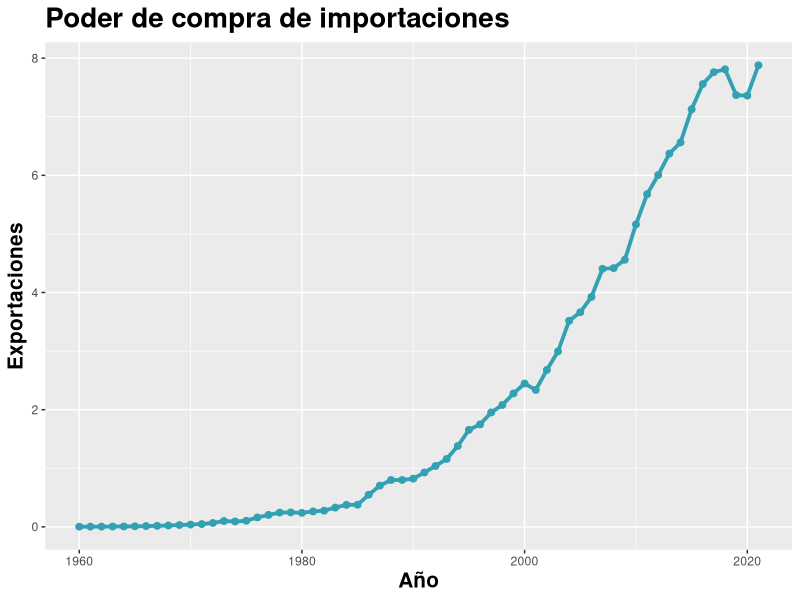
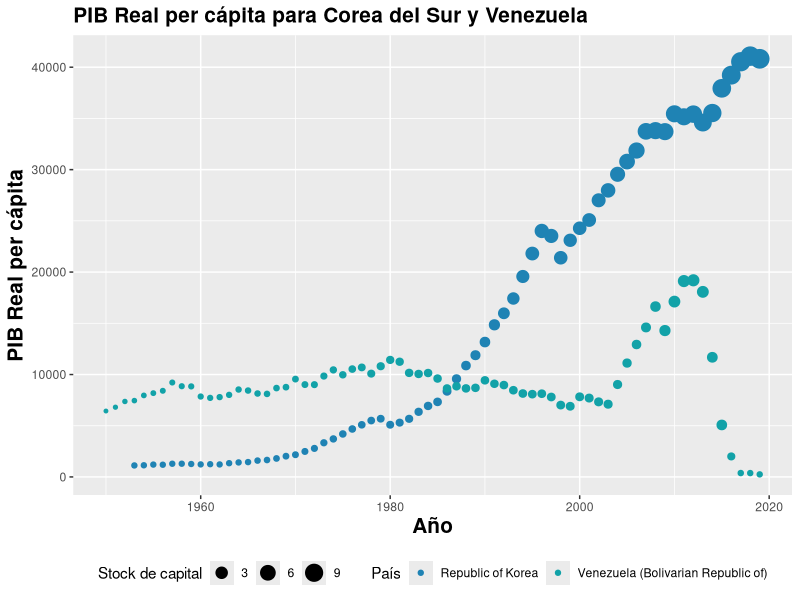
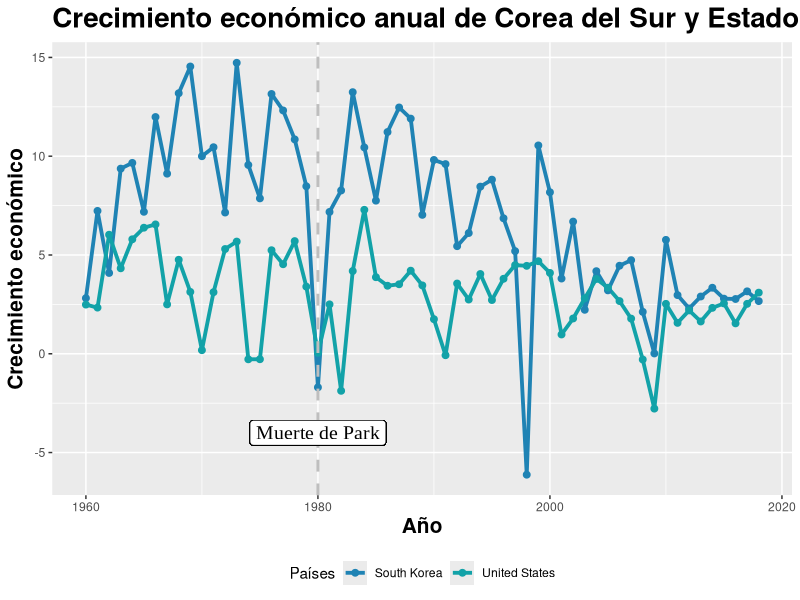
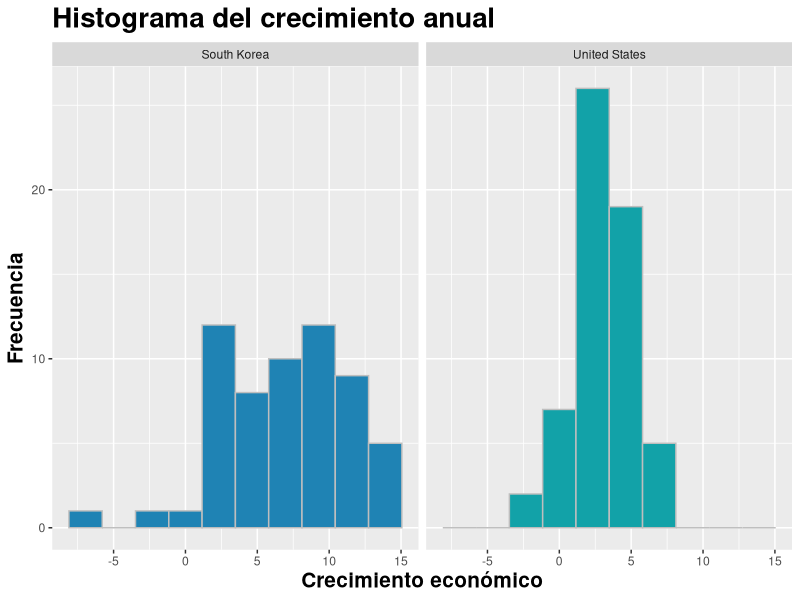

These figures' R source, in order:
## ---- chunk 1
library(tidyverse)
library(readxl)
library(ggthemes)
## ---- chunk 2
gdp <- read_excel("base_limpia.xlsx", sheet = "gdp")
importcapacity <- read_excel("base_limpia.xlsx", sheet = "importcapacity")
pibeduc <- read_excel("base_limpia.xlsx", sheet = "pwt100")
## ---- chunk 3
#Calculo crecimiento economico:
gdp <- gdp %>% 

  group_by(Entity) %>%
 
  mutate(growth = (GDP-lag(GDP))/lag(GDP)*100) 

#Calculo PIB per capita:
pibeduc <- pibeduc %>%

  group_by(country) %>%
  
  mutate(pibperc = rgdpe/pop) 
## ---- chunk 4
importcapacity %>% 
 
  filter(pais == "Korea, Rep.") %>%

  ggplot(aes(x = ano, y = importc/10^14)) +
  geom_line(aes(color = "#31A1B3" ), size = 1.3) + 
  geom_point(aes(color = "#31A1B3"), size = 2) +
  
  xlab("Año") + 
  ylab("Exportaciones") +
  ggtitle("Poder de compra de importaciones")+
  theme(plot.title = element_text(size = 20, face = "bold"),
        legend.position="none",
        axis.title.x = element_text(size = 15, face = "bold"),
        axis.title.y = element_text(size = 15, face = "bold")) +
  
  scale_color_manual(values = "#31A1B3")
## ---- chunk 5
pibeduc %>%
  
  filter(country %in% c("Republic of Korea", "Venezuela (Bolivarian Republic of)")) %>%
 
  ggplot(aes(x = year, y = pibperc, color = country, size = cn/10^6 )) +
  geom_point() +

  scale_color_tableau("Classic Cyclic") +

  xlab("Año") + 
  ylab("PIB Real per cápita") +
  ggtitle("PIB Real per cápita para Corea del Sur y Venezuela")+
  theme(plot.title = element_text(size = 15, face = "bold"),
        axis.title.x = element_text(size = 15, face = "bold"),
        axis.title.y = element_text(size = 15, face = "bold"),
        legend.position = "bottom") +

  labs(size = "Stock de capital", col = "País")
## ---- chunk 6
gdp %>% 

  filter(Entity %in% c("South Korea", "United States") & Year %in% c(1960:2020)) %>%
  
  ggplot(aes(x = Year, y = growth, color = Entity)) +
  geom_line(size = 1.3) + 
  geom_point(size = 2) +
  
  geom_vline(xintercept = 1980, linetype = "dashed", color = "grey", size = 1) +

  xlab("Año") + 
  ylab("Crecimiento económico") +
  ggtitle("Crecimiento económico anual de Corea del Sur y Estados Unidos") +
  guides(color = guide_legend(title = "Países")) +
  theme(plot.title = element_text(size = 20, face = "bold"),
        legend.position="bottom",
        axis.title.x = element_text(size = 15, face = "bold"),
        axis.title.y = element_text(size = 15, face = "bold"))+
 
  geom_label(aes(x = 1980, y = -4, label ="Muerte de Park"),
            size = 5, color = "black", family = "Times New Roman") +
  
  scale_color_tableau("Classic Cyclic")
## ---- chunk 7
gdp%>% 
 
  filter(Entity %in% c("South Korea", "United States") & Year %in% c(1960:2020)) %>%
 
  ggplot(aes(growth, fill = Entity,)) +
 
  scale_fill_tableau("Classic Cyclic") +

  geom_histogram(bins = 10, color = "grey") +
 
  xlab("Crecimiento económico") + 
  ylab("Frecuencia") +
  ggtitle("Histograma del crecimiento anual") +
  theme(plot.title = element_text(size = 20, face = "bold"),
        legend.position="none",
        axis.title.x = element_text(size = 15, face = "bold"),
        axis.title.y = element_text(size = 15, face = "bold")) +

  facet_grid(.~Entity)
